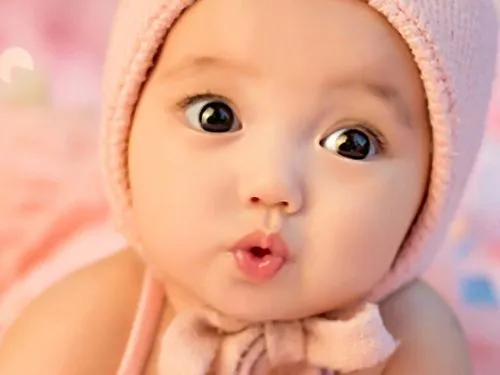
#> input picture machlineLearn/RealCases/face.png, 500 x 375 px
$ python FaceRec.py
#> lines starting #> are read from the running program, lines starting #| are printed output that depends on the picture; after the words box and inside, x2 and y2 are one past the last pixel; in counts of white or black regions, pixels touching at a corner belong together
import cv2
from matplotlib import pyplot as plt
from machlineLearn import haarcascades
img = cv2.imread("face.png")
#> img is the input picture: shape (375, 500, 3); mean B, G, R 142.9, 166.2, 225
gray_img = cv2.cvtColor(img, cv2.COLOR_BGR2GRAY)
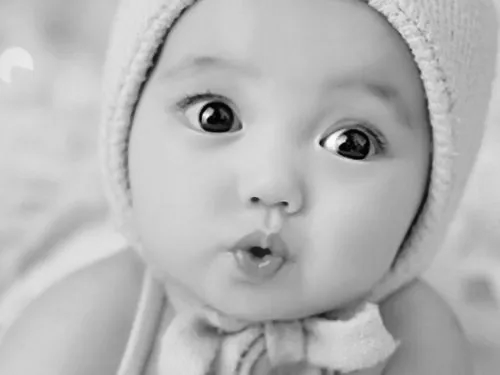
#> gray_img: shape (375, 500); min 0, max 252, mean 181.1
cv2.imshow("face ", gray_img)
cv2.waitKey()

haar_face_cascade = cv2.CascadeClassifier('haarcascade_frontalface_alt.xml')
faces = haar_face_cascade.detectMultiScale(gray_img, scaleFactor=1.1, minNeighbors=5)
#> faces = [[114, 17, 302, 302]]
for (x, y, w, h) in faces:
    cv2.rectangle(img, (x, y), (x + w, y + h), (0, 255, 0), 2)
#> this loop made 1 pass
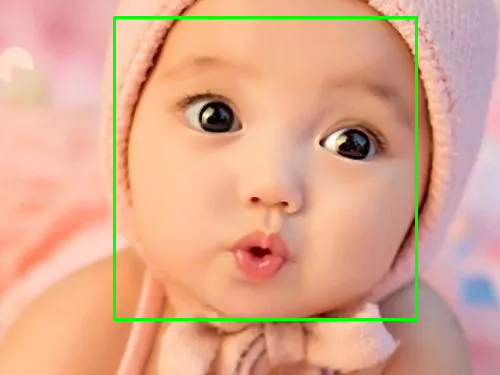
#> img: shape (375, 500, 3); 1.93% of pixels changed, all inside (x1, y1, x2, y2) = (113, 16, 418, 321)

#> (the run stopped early here; a loop or call above may not have finished)

$ run again, with machlineLearn/RealCases/palm.png copied over machlineLearn/RealCases/face.png
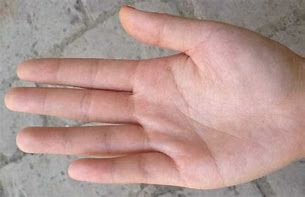
#> input picture machlineLearn/RealCases/palm.png, 305 x 197 px
#> img is the input picture: shape (197, 305, 3); mean B, G, R 144.6, 150.3, 179.8
#> `gray_img = cv2.cvtColor(img, cv2.COLOR_BGR2GRAY)`:
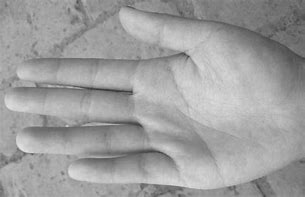
#> gray_img: shape (197, 305); min 55, max 230, mean 158.5
#> faces = ()
